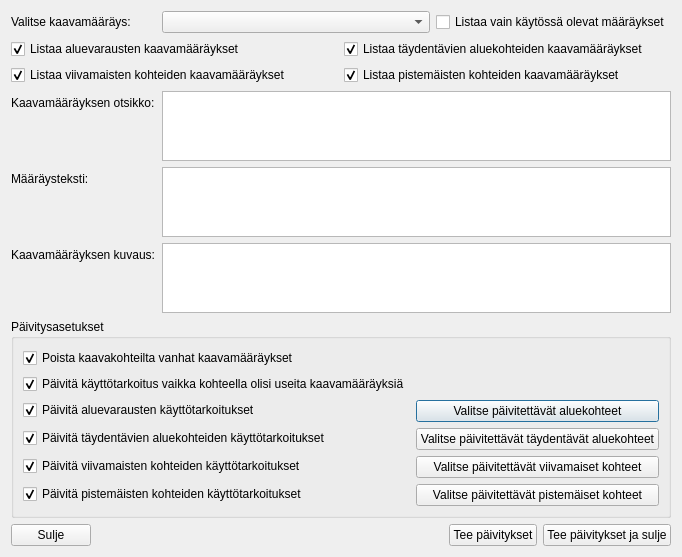
<?xml version="1.0" encoding="UTF-8"?>
<ui version="4.0">
 <class>DialogUpdateRegulationOfGroup</class>
 <widget class="QDialog" name="DialogUpdateRegulationOfGroup">
  <property name="geometry">
   <rect>
    <x>0</x>
    <y>0</y>
    <width>492</width>
    <height>495</height>
   </rect>
  </property>
  <property name="windowTitle">
   <string>Päivitä kaavamääräyksiä joukolle kaavakohteita</string>
  </property>
  <layout class="QVBoxLayout" name="verticalLayout_3">
   <item>
    <layout class="QVBoxLayout" name="verticalLayout_2">
     <item>
      <layout class="QVBoxLayout" name="verticalLayout">
       <item>
        <layout class="QFormLayout" name="formLayout">
         <item row="0" column="0">
          <widget class="QLabel" name="label">
           <property name="text">
            <string>Valitse kaavamääräys:</string>
           </property>
          </widget>
         </item>
         <item row="0" column="1">
          <layout class="QHBoxLayout" name="horizontalLayout_2">
           <item>
            <widget class="QComboBox" name="comboBoxRegulationTitles">
             <property name="sizePolicy">
              <sizepolicy hsizetype="MinimumExpanding" vsizetype="Fixed">
               <horstretch>0</horstretch>
               <verstretch>0</verstretch>
              </sizepolicy>
             </property>
            </widget>
           </item>
           <item>
            <widget class="QCheckBox" name="checkBoxShowOnlyUsedRegulations">
             <property name="text">
              <string>Listaa vain käytössä olevat määräykset</string>
             </property>
            </widget>
           </item>
          </layout>
         </item>
         <item row="3" column="0">
          <widget class="QLabel" name="label_2">
           <property name="text">
            <string>Kaavamääräyksen otsikko:</string>
           </property>
          </widget>
         </item>
         <item row="3" column="1">
          <widget class="QPlainTextEdit" name="plainTextEditRegulationTitle"/>
         </item>
         <item row="4" column="0">
          <widget class="QLabel" name="label_3">
           <property name="text">
            <string>Määräysteksti:</string>
           </property>
          </widget>
         </item>
         <item row="4" column="1">
          <widget class="QPlainTextEdit" name="plainTextEditRegulationText"/>
         </item>
         <item row="5" column="0">
          <widget class="QLabel" name="label_4">
           <property name="text">
            <string>Kaavamääräyksen kuvaus:</string>
           </property>
          </widget>
         </item>
         <item row="5" column="1">
          <widget class="QPlainTextEdit" name="plainTextEditRegulationDescription"/>
         </item>
         <item row="1" column="0" colspan="2">
          <layout class="QHBoxLayout" name="horizontalLayout_3">
           <item>
            <widget class="QCheckBox" name="checkBoxShowAreaRegulations">
             <property name="sizePolicy">
              <sizepolicy hsizetype="Minimum" vsizetype="Fixed">
               <horstretch>0</horstretch>
               <verstretch>0</verstretch>
              </sizepolicy>
             </property>
             <property name="text">
              <string>Listaa aluevarausten kaavamääräykset</string>
             </property>
             <property name="checked">
              <bool>true</bool>
             </property>
            </widget>
           </item>
           <item>
            <widget class="QCheckBox" name="checkBoxShowSuplementaryAreaRegulations">
             <property name="sizePolicy">
              <sizepolicy hsizetype="Minimum" vsizetype="Fixed">
               <horstretch>0</horstretch>
               <verstretch>0</verstretch>
              </sizepolicy>
             </property>
             <property name="text">
              <string>Listaa täydentävien aluekohteiden kaavamääräykset</string>
             </property>
             <property name="checked">
              <bool>true</bool>
             </property>
            </widget>
           </item>
          </layout>
         </item>
         <item row="2" column="0" colspan="2">
          <layout class="QHBoxLayout" name="horizontalLayout_4">
           <item>
            <widget class="QCheckBox" name="checkBoxShowLineRegulations">
             <property name="text">
              <string>Listaa viivamaisten kohteiden kaavamääräykset</string>
             </property>
             <property name="checked">
              <bool>true</bool>
             </property>
            </widget>
           </item>
           <item>
            <widget class="QCheckBox" name="checkBoxShowPointRegulations">
             <property name="text">
              <string>Listaa pistemäisten kohteiden kaavamääräykset</string>
             </property>
             <property name="checked">
              <bool>true</bool>
             </property>
            </widget>
           </item>
          </layout>
         </item>
        </layout>
       </item>
       <item>
        <widget class="QGroupBox" name="groupBox">
         <property name="title">
          <string>Päivitysasetukset</string>
         </property>
         <layout class="QFormLayout" name="formLayout_2">
          <item row="2" column="0">
           <widget class="QCheckBox" name="checkBoxUpdateLandUseClassificationsForPolygonFeatures">
            <property name="text">
             <string>Päivitä aluevarausten käyttötarkoitukset</string>
            </property>
            <property name="checked">
             <bool>true</bool>
            </property>
           </widget>
          </item>
          <item row="2" column="1">
           <widget class="QPushButton" name="pushButtonSelectPolygonFeatures">
            <property name="text">
             <string>Valitse päivitettävät aluekohteet</string>
            </property>
           </widget>
          </item>
          <item row="3" column="0">
           <widget class="QCheckBox" name="checkBoxUpdateLandUseClassificationsForSupplementaryPolygonFeatures">
            <property name="text">
             <string>Päivitä täydentävien aluekohteiden käyttötarkoitukset</string>
            </property>
            <property name="checked">
             <bool>true</bool>
            </property>
           </widget>
          </item>
          <item row="3" column="1">
           <widget class="QPushButton" name="pushButtonSelectSupplementaryPolygonFeatures">
            <property name="text">
             <string>Valitse päivitettävät täydentävät aluekohteet</string>
            </property>
           </widget>
          </item>
          <item row="4" column="0">
           <widget class="QCheckBox" name="checkBoxUpdateLandUseClassificationsForLineFeatures">
            <property name="text">
             <string>Päivitä viivamaisten kohteiden käyttötarkoitukset</string>
            </property>
            <property name="checked">
             <bool>true</bool>
            </property>
           </widget>
          </item>
          <item row="4" column="1">
           <widget class="QPushButton" name="pushButtonSelectLineFeatures">
            <property name="text">
             <string>Valitse päivitettävät viivamaiset kohteet</string>
            </property>
           </widget>
          </item>
          <item row="5" column="0">
           <widget class="QCheckBox" name="checkBoxUpdateLandUseClassificationsForPointFeatures">
            <property name="text">
             <string>Päivitä pistemäisten kohteiden käyttötarkoitukset</string>
            </property>
            <property name="checked">
             <bool>true</bool>
            </property>
           </widget>
          </item>
          <item row="5" column="1">
           <widget class="QPushButton" name="pushButtonSelectPointFeatures">
            <property name="text">
             <string>Valitse päivitettävät pistemäiset kohteet</string>
            </property>
           </widget>
          </item>
          <item row="0" column="0">
           <widget class="QCheckBox" name="checkBoxRemoveOldRegulationsFromSpatialFeatures">
            <property name="text">
             <string>Poista kaavakohteilta vanhat kaavamääräykset</string>
            </property>
            <property name="checked">
             <bool>true</bool>
            </property>
           </widget>
          </item>
          <item row="1" column="0">
           <widget class="QCheckBox" name="checkBoxUpdateRegulationTextsEvenIfSpatialFeatureHasMultipleRegulations">
            <property name="text">
             <string>Päivitä käyttötarkoitus vaikka kohteella olisi useita kaavamääräyksiä</string>
            </property>
            <property name="checked">
             <bool>true</bool>
            </property>
           </widget>
          </item>
         </layout>
        </widget>
       </item>
      </layout>
     </item>
     <item>
      <spacer name="verticalSpacer">
       <property name="orientation">
        <enum>Qt::Vertical</enum>
       </property>
       <property name="sizeHint" stdset="0">
        <size>
         <width>20</width>
         <height>40</height>
        </size>
       </property>
      </spacer>
     </item>
     <item>
      <layout class="QHBoxLayout" name="horizontalLayout">
       <item>
        <widget class="QPushButton" name="pushButtonCancel">
         <property name="text">
          <string>Sulje</string>
         </property>
        </widget>
       </item>
       <item>
        <spacer name="horizontalSpacer">
         <property name="orientation">
          <enum>Qt::Horizontal</enum>
         </property>
         <property name="sizeHint" stdset="0">
          <size>
           <width>40</width>
           <height>20</height>
          </size>
         </property>
        </spacer>
       </item>
       <item>
        <widget class="QPushButton" name="pushButtonUpdate">
         <property name="text">
          <string>Tee päivitykset</string>
         </property>
        </widget>
       </item>
       <item>
        <widget class="QPushButton" name="pushButtonUpdateAndClose">
         <property name="text">
          <string>Tee päivitykset ja sulje</string>
         </property>
        </widget>
       </item>
      </layout>
     </item>
    </layout>
   </item>
  </layout>
 </widget>
 <resources/>
 <connections/>
</ui>
